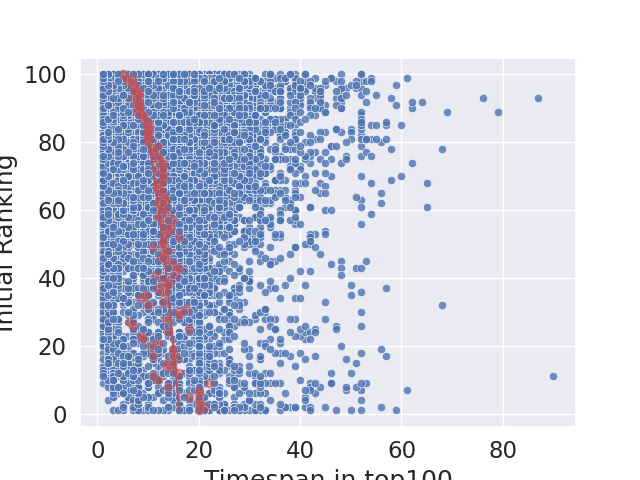

Write Python code to recreate this figure.
import pandas as pd
import numpy as np
import seaborn as sns
import matplotlib.pyplot as plt
import time
def getYear(series):
    lst = []
    for element in series.date:
        lst.append(int(element[:4]))
    return pd.Series(lst)


def fit_root(x, y):
    a = 1
    b = 110
    c = y[0]
    E = lambda x, y: (np.sqrt(b-x)*a + c - y)**2
    for i in range(10000):
        da = 0
        db = 0
        dc = 0
        EGesamt = 0
        for x0,y0 in zip(x,y):
            E2 = 2 * (np.sqrt(b-x0)*a + c - y0)
            EGesamt += E(x0, y0)
            da +=  E2 * np.sqrt(b-x0)
            db +=  E2 * a / (2*np.sqrt(b-x0))
            dc +=  E2
        if i % 1000 == 0:
            print("E:", EGesamt)
        a -= da * 0.01 / len(y)
        b -= db * 0.01 / len(y)
        c -= dc * 0.01 / len(y)
    return a, b, c


df = pd.read_csv(f"/home/miana/Downloads/weather_berlin/charts.csv")
SongID = df[df["weeks-on-board"]==1][["song", "rank", "date", "artist"]]

total = SongID.merge(df.groupby(by=["song", "artist"]).max()["weeks-on-board"], how="inner", on=["song", "artist"]).assign(year=getYear )
print(total.head())


rank_axis = [*range(1, 101)]
median = [total.loc[total["rank"]==i]["weeks-on-board"].median() for i in range(1, 101)]
a,b,c = 1.187470473666365, 108.67155876612527, 3.8025608666670325 #  ==fit_root(rank_axis, median)
f = lambda x: np.sqrt(b-x)*a+c

sns.set_context("notebook")
sns.set_style("darkgrid")
sns.set(font_scale=1.5)
plt.figure()
plt.plot(median, rank_axis, 'ro', alpha=0.5)
plt.plot([f(x) for x in rank_axis], rank_axis, 'r-')
g = sns.scatterplot(x="weeks-on-board", y="rank", data=total,  palette="Blues", alpha=0.8)
g.set(xlabel='Timespan in top100', ylabel='Initial Ranking')
plt.show()
